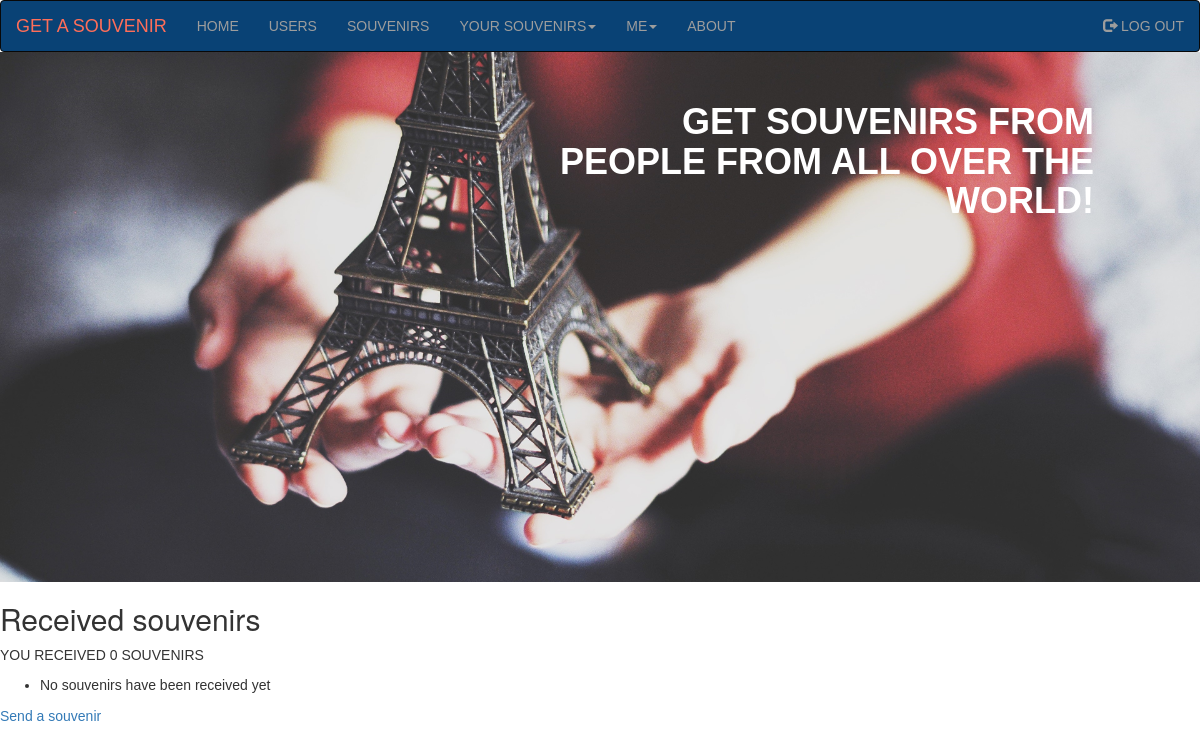
Page /receive_user_souvenirs/ (signed in) on the earlier database version.
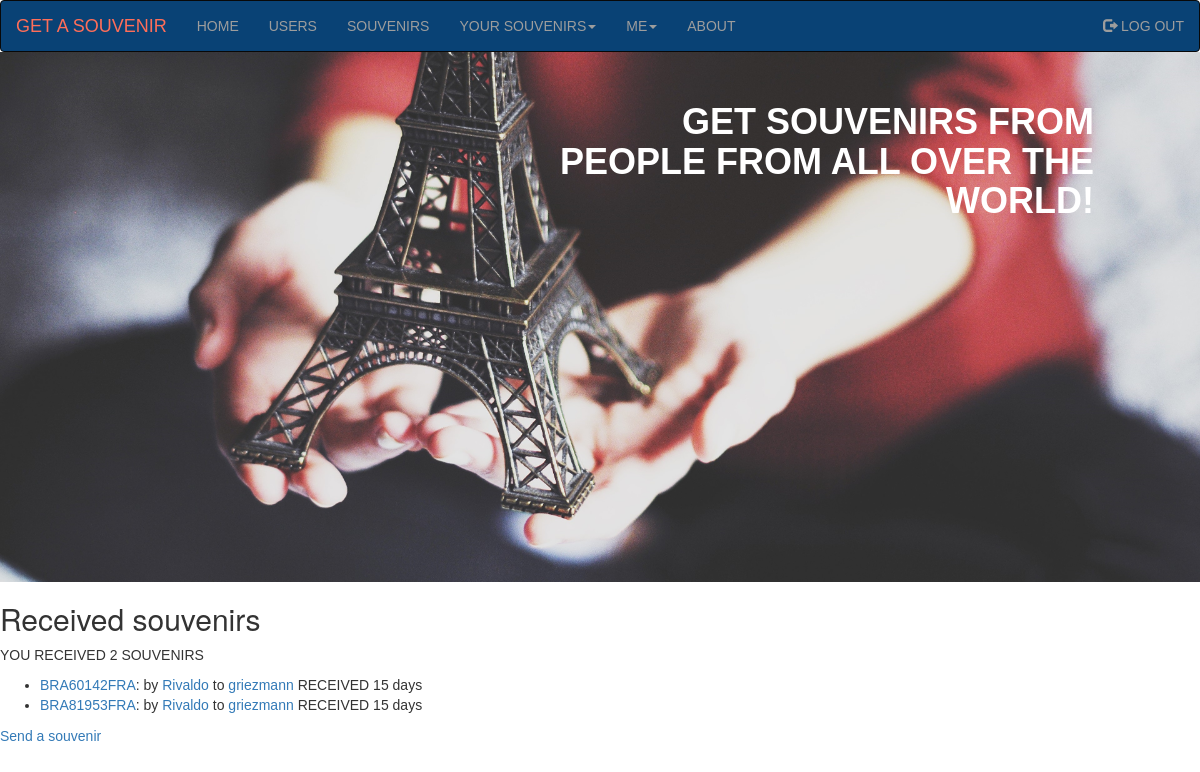
Same page on the later database version.
### souvenirs_app/models.py (models this page shows, shortened)
class Souvenir(models.Model):
    souvenir_id = models.AutoField(primary_key=True)
    slug = models.SlugField(max_length=30, verbose_name='URL')
    send_user = models.ForeignKey(UserInfo, on_delete=models.PROTECT, related_name='send_user')
    send_date = models.DateField(auto_now_add=True)
    receive_user = models.ForeignKey(UserInfo, on_delete=models.PROTECT, related_name='receive_user')
    receive_date = models.DateField(null=True, blank=True)
    send_user_img = models.ImageField(upload_to='send/', default='no-photo.png', null=True, blank=True)
    receive_user_img = models.ImageField(upload_to='receive/', default='no-photo.png', null=True, blank=True)
    send_user_message = models.TextField(max_length=500, null=True, blank=True)
    receive_user_message = models.TextField(max_length=500, null=True, blank=True)
    STATUS_CHOICES = [
        ('ON THE WAY', 'On the way'),
        ('RECEIVED', 'Received'),
    ]
    status = models.CharField(max_length=10, choices=STATUS_CHOICES, default='ON THE WAY')
    def get_absolute_url(self):
        return reverse('souvenirs_app:souvenir', kwargs={'souvenir_slug': self.slug})
    def on_the_way(self):
        return f'{(self.receive_date - self.send_date).days} days'
    class Meta:
        verbose_name = 'Souvenir'
        verbose_name_plural = 'Souvenirs'

class UserInfo(models.Model):
    username = models.OneToOneField(User, on_delete=models.PROTECT, primary_key=True)
    slug = models.SlugField(max_length=30, verbose_name='URL')
    avatar = models.ImageField(upload_to='avatars/', default='no-avatar.jpg', null=True, blank=True)
    sex = models.CharField(max_length=6, choices=(('MALE', 'male'), ('FEMALE', 'female')))
    date_of_birthday = models.DateField(null=True, blank=True)
    country = models.ForeignKey(Country, on_delete=models.PROTECT, related_name='userinfo', unique=False)
    city = models.CharField(max_length=30)
    address = models.TextField(max_length=200)
    about = models.TextField(max_length=500, null=True, blank=True)
    def __str__(self):
        return str(self.username)
    def get_absolute_url(self):
        return reverse('souvenirs_app:user_info', kwargs={'user_info_slug': self.slug})
    class Meta:
        verbose_name = 'User_information'
        verbose_name_plural = 'User_informations'

### souvenirs_app/views.py (the view)
# urls.py: path('receive_user_souvenirs/', views.ReceiveUserSouvenirsView.as_view(), name='receive_user_souvenirs'),
class ReceiveUserSouvenirsView(LoginRequiredMixin, SouvenirsView):
    template_name = 'souvenirs_app/receive_user_souvenirs.html'
    context_object_name = 'receive_user_souvenirs'
    def get_queryset(self):
        return Souvenir.objects.filter(receive_user__slug=slugify(self.request.user), status='RECEIVED')

### souvenirs_app/templates/souvenirs_app/receive_user_souvenirs.html
{% extends 'souvenirs_app/base.html' %}
{% block content %}
    <h2>Received souvenirs</h2>
    <p>YOU RECEIVED {{ receive_user_souvenirs.count }} SOUVENIRS</p>
    <ul>
        {% for souvenir in receive_user_souvenirs %}
             <li><a href="{{ souvenir.get_absolute_url }}">{{ souvenir.slug }}</a>:
                by
                <a href="{{ souvenir.send_user.get_absolute_url }}">{{ souvenir.send_user }}</a>
                to
                <a href="{{ souvenir.receive_user.get_absolute_url }}">{{ souvenir.receive_user }}</a>
                {{ souvenir.status }}
                {{ souvenir.on_the_way }}
        {% empty %}
            <li>No souvenirs have been received yet</li>
        {% endfor %}
    </ul>
    <a href="{% url 'souvenirs_app:create_souvenir' %}">Send a souvenir</a>
{% endblock content %}

Differences in the rows shown:
now on this page (row edited): Souvenir: slug "BRA60142FRA", send_user "Rivaldo", receive_user "griezmann", status "RECEIVED", on_the_way "15 days"
now on this page (row edited): Souvenir: slug "BRA81953FRA", send_user "Rivaldo", receive_user "griezmann", status "RECEIVED", on_the_way "15 days"
Other differences:
{{ receive_user_souvenirs.count }}: "0" → "2"
text no longer shown: "No souvenirs have been received yet"
